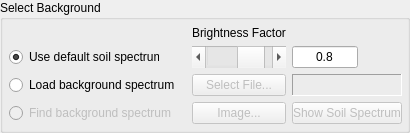
        <widget class="QGroupBox" name="groupBox_4">
         <property name="minimumSize">
          <size>
           <width>0</width>
           <height>0</height>
          </size>
         </property>
         <property name="maximumSize">
          <size>
           <width>16777215</width>
           <height>16777215</height>
          </size>
         </property>
         <property name="whatsThis">
          <string>&lt;html&gt;&lt;head/&gt;&lt;body&gt;&lt;p&gt;Choose to either&lt;/p&gt;&lt;p&gt;...use the models' default soil spectra from literature (and adjust the brightness factor with 1 being the bright representation and 0 being the dark representationl)&lt;/p&gt;&lt;p&gt;...load your own background spectrum&lt;/p&gt;&lt;p&gt;...locate a background spectrum in an image and use it as background for the model output&lt;/p&gt;&lt;/body&gt;&lt;/html&gt;</string>
         </property>
         <property name="title">
          <string>Select Background</string>
         </property>
         <property name="checkable">
          <bool>false</bool>
         </property>
         <layout class="QGridLayout" name="gridLayout_13" columnstretch="0,0,0,0">
          <property name="leftMargin">
           <number>6</number>
          </property>
          <property name="topMargin">
           <number>6</number>
          </property>
          <property name="rightMargin">
           <number>5</number>
          </property>
          <property name="bottomMargin">
           <number>6</number>
          </property>
          <property name="verticalSpacing">
           <number>6</number>
          </property>
          <item row="1" column="3">
           <widget class="QLineEdit" name="psoil_lineEdit">
            <property name="sizePolicy">
             <sizepolicy hsizetype="Preferred" vsizetype="Preferred">
              <horstretch>0</horstretch>
              <verstretch>0</verstretch>
             </sizepolicy>
            </property>
            <property name="maximumSize">
             <size>
              <width>66</width>
              <height>16777215</height>
             </size>
            </property>
            <property name="whatsThis">
             <string/>
            </property>
            <property name="text">
             <string>0.8</string>
            </property>
            <property name="alignment">
             <set>Qt::AlignCenter</set>
            </property>
           </widget>
          </item>
          <item row="5" column="2">
           <widget class="QPushButton" name="push_SelectFile">
            <property name="enabled">
             <bool>false</bool>
            </property>
            <property name="sizePolicy">
             <sizepolicy hsizetype="Preferred" vsizetype="Preferred">
              <horstretch>0</horstretch>
              <verstretch>0</verstretch>
             </sizepolicy>
            </property>
            <property name="maximumSize">
             <size>
              <width>32000</width>
              <height>16777215</height>
             </size>
            </property>
            <property name="text">
             <string>Select File...</string>
            </property>
            <property name="autoExclusive">
             <bool>false</bool>
            </property>
           </widget>
          </item>
          <item row="5" column="0">
           <widget class="QRadioButton" name="B_LoadBackSpec">
            <property name="enabled">
             <bool>true</bool>
            </property>
            <property name="sizePolicy">
             <sizepolicy hsizetype="Preferred" vsizetype="Preferred">
              <horstretch>0</horstretch>
              <verstretch>0</verstretch>
             </sizepolicy>
            </property>
            <property name="maximumSize">
             <size>
              <width>32000</width>
              <height>16777215</height>
             </size>
            </property>
            <property name="text">
             <string>Load background spectrum</string>
            </property>
           </widget>
          </item>
          <item row="0" column="2">
           <widget class="QLabel" name="BrightFac_Text">
            <property name="maximumSize">
             <size>
              <width>32000</width>
              <height>16777215</height>
             </size>
            </property>
            <property name="text">
             <string>Brightness Factor</string>
            </property>
           </widget>
          </item>
          <item row="1" column="0" colspan="2">
           <widget class="QRadioButton" name="B_DefSoilSpec">
            <property name="sizePolicy">
             <sizepolicy hsizetype="Preferred" vsizetype="Preferred">
              <horstretch>0</horstretch>
              <verstretch>0</verstretch>
             </sizepolicy>
            </property>
            <property name="maximumSize">
             <size>
              <width>150</width>
              <height>16777215</height>
             </size>
            </property>
            <property name="text">
             <string>Use default soil spectrum</string>
            </property>
            <property name="checked">
             <bool>true</bool>
            </property>
           </widget>
          </item>
          <item row="1" column="2">
           <widget class="QScrollBar" name="psoil_Slide">
            <property name="sizePolicy">
             <sizepolicy hsizetype="Preferred" vsizetype="Preferred">
              <horstretch>0</horstretch>
              <verstretch>0</verstretch>
             </sizepolicy>
            </property>
            <property name="minimum">
             <number>0</number>
            </property>
            <property name="maximum">
             <number>10000</number>
            </property>
            <property name="singleStep">
             <number>100</number>
            </property>
            <property name="pageStep">
             <number>1000</number>
            </property>
            <property name="value">
             <number>8000</number>
            </property>
            <property name="sliderPosition">
             <number>8000</number>
            </property>
            <property name="orientation">
             <enum>Qt::Horizontal</enum>
            </property>
           </widget>
          </item>
          <item row="6" column="2">
           <widget class="QPushButton" name="push_Image">
            <property name="enabled">
             <bool>false</bool>
            </property>
            <property name="sizePolicy">
             <sizepolicy hsizetype="Preferred" vsizetype="Preferred">
              <horstretch>0</horstretch>
              <verstretch>0</verstretch>
             </sizepolicy>
            </property>
            <property name="maximumSize">
             <size>
              <width>100</width>
              <height>16777215</height>
             </size>
            </property>
            <property name="text">
             <string>Image...</string>
            </property>
           </widget>
          </item>
          <item row="6" column="0">
           <widget class="QRadioButton" name="B_FindBackSpec">
            <property name="enabled">
             <bool>false</bool>
            </property>
            <property name="sizePolicy">
             <sizepolicy hsizetype="Preferred" vsizetype="Preferred">
              <horstretch>0</horstretch>
              <verstretch>0</verstretch>
             </sizepolicy>
            </property>
            <property name="maximumSize">
             <size>
              <width>32000</width>
              <height>16777215</height>
             </size>
            </property>
            <property name="text">
             <string>Find background spectrum</string>
            </property>
           </widget>
          </item>
          <item row="6" column="3">
           <widget class="QPushButton" name="push_ShowSoilSpec">
            <property name="enabled">
             <bool>false</bool>
            </property>
            <property name="sizePolicy">
             <sizepolicy hsizetype="Preferred" vsizetype="Preferred">
              <horstretch>0</horstretch>
              <verstretch>0</verstretch>
             </sizepolicy>
            </property>
            <property name="maximumSize">
             <size>
              <width>110</width>
              <height>16777215</height>
             </size>
            </property>
            <property name="text">
             <string>Show Soil Spectrum</string>
            </property>
           </widget>
          </item>
          <item row="5" column="3">
           <widget class="QLabel" name="BackSpec_label">
            <property name="frameShape">
             <enum>QFrame::Panel</enum>
            </property>
            <property name="frameShadow">
             <enum>QFrame::Sunken</enum>
            </property>
            <property name="text">
             <string/>
            </property>
           </widget>
          </item>
         </layout>
        </widget>
